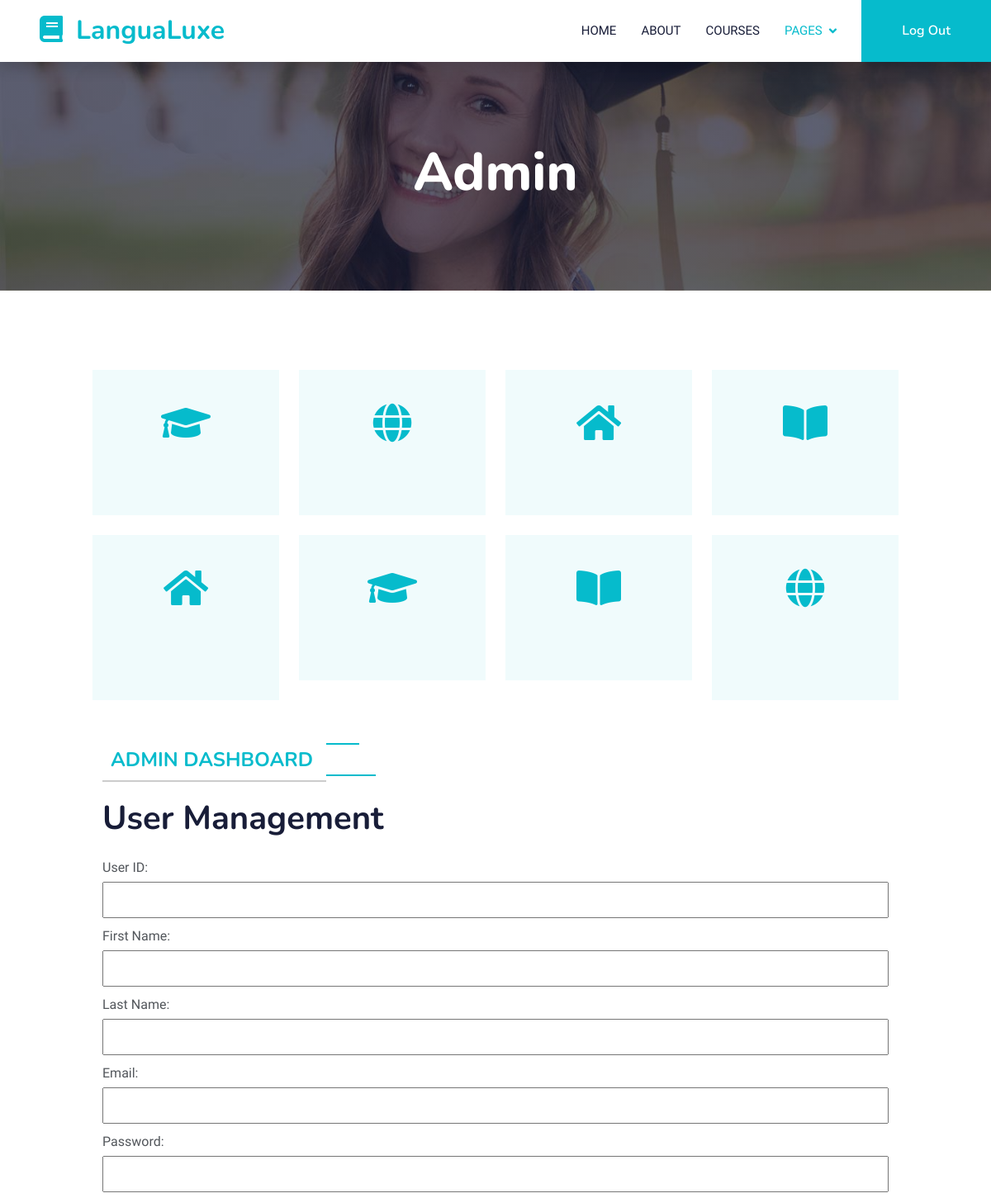
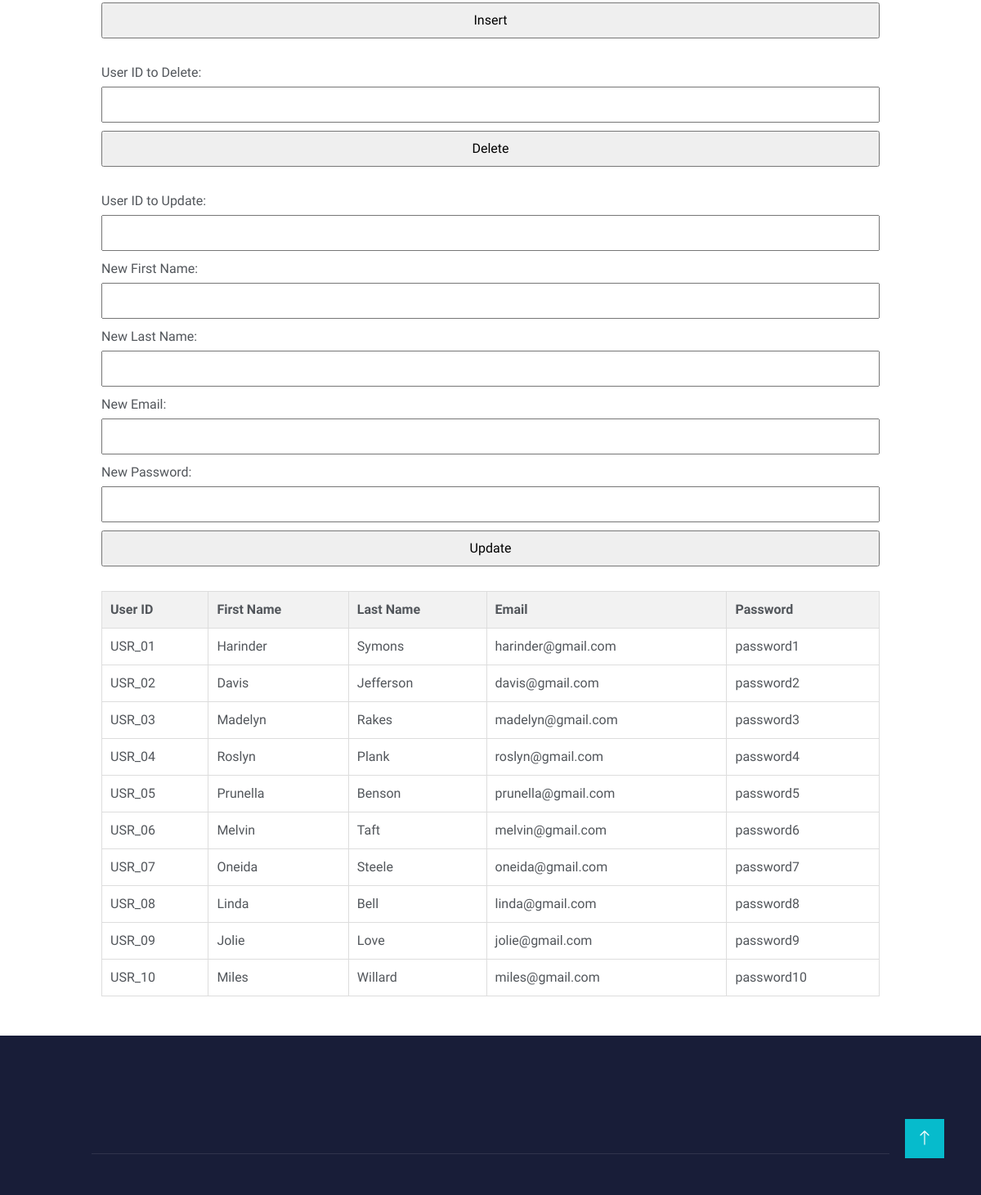
The app's page /LanguageLearning/Adminhome.php with its own data (2 pictures, top to bottom).
### tables this page shows
CREATE TABLE user (
    `userid` VARCHAR(6),
    `firstname` VARCHAR(8) NOT NULL,
    `lastname` VARCHAR(9),
    `email` VARCHAR(18) NOT NULL,
    `password` VARCHAR(18) NOT NULL,
    PRIMARY KEY (`userid`)
);

### LanguageLearning/Adminhome.php (the view, shortened to what this page needs)
<!DOCTYPE html>
<html lang="en">
<head>
    <link href="https://cdnjs.cloudflare.com/ajax/libs/font-awesome/5.10.0/css/all.min.css" rel="stylesheet">
    <link href="https://cdn.jsdelivr.net/npm/bootstrap-icons@1.4.1/font/bootstrap-icons.css" rel="stylesheet">
    <link href="lib/animate/animate.min.css" rel="stylesheet">
    <link href="lib/owlcarousel/assets/owl.carousel.min.css" rel="stylesheet">
    <link href="css/bootstrap.min.css" rel="stylesheet">
    <link href="css/style.css" rel="stylesheet">
    <link rel="stylesheet" type="text/css" href="admin.css">
</head>
<body>
    <nav class="navbar navbar-expand-lg bg-white navbar-light shadow sticky-top p-0">
        <a href="index.html" class="navbar-brand d-flex align-items-center px-4 px-lg-5">
            <h2 class="m-0 text-primary"><i class="fa fa-book me-3"></i>LanguaLuxe</h2>
        </a>
        <div class="collapse navbar-collapse" id="navbarCollapse">
            <div class="navbar-nav ms-auto p-4 p-lg-0">
                <a href="index.php" class="nav-item nav-link">Home</a>
                <a href="index.php" class="nav-item nav-link">About</a>
                <a href="courses.html" class="nav-item nav-link">Courses</a>
                <div class="nav-item dropdown">
                    <a href="#" class="nav-link dropdown-toggle active" data-bs-toggle="dropdown">Pages</a>
                </div>
            </div>
            <a href="logout.php" class="btn btn-primary py-4 px-lg-5 d-none d-lg-block">Log Out</a>
        </div>
    </nav>
    <div class="container-fluid bg-primary py-5 mb-5 page-header">
        <div class="container py-5">
            <div class="row justify-content-center">
                <div class="col-lg-10 text-center">
                    <h1 class="display-3 text-white animated slideInDown">Admin</h1>
                </div>
            </div>
        </div>
    </div>
     <div class="container-xxl py-5">
        <div class="container">
            <div class="row g-4">
                <div class="col-lg-3 col-sm-6 wow fadeInUp" data-wow-delay="0.1s">
                    <div class="service-item text-center pt-3">
                        <div class="p-4">
                            <i class="fa fa-3x fa-graduation-cap text-primary mb-4"></i>
                            <a href=""><h5 class="mb-3">Users</h5></a>
                        </div>
                    </div>
                </div>
                <div class="col-lg-3 col-sm-6 wow fadeInUp" data-wow-delay="0.3s">
                    <div class="service-item text-center pt-3">
                        <div class="p-4">
                            <i class="fa fa-3x fa-globe text-primary mb-4"></i>
                            <a href="Languages.php"><h5 class="mb-3">Languages</h5></a>
                        </div>
                    </div>
                </div>
                <div class="col-lg-3 col-sm-6 wow fadeInUp" data-wow-delay="0.5s">
                    <div class="service-item text-center pt-3">
                        <div class="p-4">
                            <i class="fa fa-3x fa-home text-primary mb-4"></i>
                            <a href="Quiz.php"><h5 class="mb-3">Quizzes</h5></a>
                        </div>
                    </div>
                </div>
                <div class="col-lg-3 col-sm-6 wow fadeInUp" data-wow-delay="0.7s">
                    <div class="service-item text-center pt-3">
                        <div class="p-4">
                            <i class="fa fa-3x fa-book-open text-primary mb-4"></i>
                            <a href="QuizScore.php"><h5 class="mb-3">Quiz Score</h5></a>
                        </div>
                    </div>
                </div>
                <div class="col-lg-3 col-sm-6 wow fadeInUp" data-wow-delay="0.5s">
                    <div class="service-item text-center pt-3">
                        <div class="p-4">
                            <i class="fa fa-3x fa-home text-primary mb-4"></i>
                            <a href="Greetings_and_Farewell.php"><h5 class="mb-3">Greetings and Farewell</h5></a>
                        </div>
                    </div>
                </div>
                <div class="col-lg-3 col-sm-6 wow fadeInUp" data-wow-delay="0.11s">
                    <div class="service-item text-center pt-3">
                        <div class="p-4">
                            <i class="fa fa-3x fa-graduation-cap text-primary mb-4"></i>
                            <a href="Food.php"><h5 class="mb-3">Food</h5></a>
                        </div>
                    </div>
                </div>
                <div class="col-lg-3 col-sm-6 wow fadeInUp" data-wow-delay="0.7s">
                    <div class="service-item text-center pt-3">
                        <div class="p-4">
                            <i class="fa fa-3x fa-book-open text-primary mb-4"></i>
                            <a href="Travel.php"><h5 class="mb-3">Travel</h5></a>
                        </div>
                    </div>
                </div>
                <div class="col-lg-3 col-sm-6 wow fadeInUp" data-wow-delay="0.3s">
                    <div class="service-item text-center pt-3">
                        <div class="p-4">
                            <i class="fa fa-3x fa-globe text-primary mb-4"></i>
                            <a href="Frequent.php"><h5 class="mb-3">Frequently Used Words</h5></a>
                        </div>
                    </div>
                </div>
            </div>
        </div>
    </div>
<div class="container">
    <?php
    include("config.php");
    $userQuery = "SELECT * FROM User";
    $userResult = $conn->query($userQuery);
    ?>
    <div class="container">
        <h6 class="section-title bg-white text-start text-primary pe-3">Admin Dashboard</h6>
        <h1 class="mb-4">User Management</h1>
        <form method="post" action="">
            <label for="user_id">User ID:</label>
            <input type="text" name="user_id" required>
            <label for="first_name">First Name:</label>
            <input type="text" name="first_name" required>
            <label for="last_name">Last Name:</label>
            <input type="text" name="last_name" required>
            <label for="email">Email:</label>
            <input type="text" name="email" required>
            <label for="password">Password:</label>
            <input type="password" name="password" required>
            <input type="submit" name="submit_insert_user" value="Insert">
        </form>
        <form method="post" action="">
            <label for="user_id_to_delete">User ID to Delete:</label>
            <input type="text" name="user_id_to_delete" required>
            <input type="submit" name="submit_delete_user" value="Delete">
        </form>
        <form method="post" action="">
            <label for="user_id_to_update">User ID to Update:</label>
            <input type="text" name="user_id_to_update" required>
            <label for="new_first_name">New First Name:</label>
            <input type="text" name="new_first_name" required>
            <label for="new_last_name">New Last Name:</label>
            <input type="text" name="new_last_name" required>
            <label for="new_email">New Email:</label>
            <input type="text" name="new_email" required>
            <label for="new_password">New Password:</label>
            <input type="password" name="new_password" required>
            <input type="submit" name="submit_update_user" value="Update">
        </form>
        <table>
            <tr>
                <th>User ID</th>
                <th>First Name</th>
                <th>Last Name</th>
                <th>Email</th>
                <th>Password</th>
            </tr>
            <?php
            if ($userResult->num_rows > 0) {
                while ($row = $userResult->fetch_assoc()) {
                    echo "<tr>";
                    echo "<td>{$row['userid']}</td>";
                    echo "<td>{$row['firstname']}</td>";
                    echo "<td>{$row['lastname']}</td>";
                    echo "<td>{$row['email']}</td>";
                    echo "<td>{$row['password']}</td>";
                    echo "</tr>";
                }
            } else {
                echo "<tr><td colspan='5'>No users found</td></tr>";
            }
            ?>
        </table>
    </div>
</div>
    <div class="container-fluid bg-dark text-light footer pt-5 mt-5 wow fadeIn" data-wow-delay="0.1s">
        <div class="container py-5">
            <div class="row g-5">
            </div>
        </div>
        <div class="container">
            <div class="copyright">
            </div>
        </div>
    </div>
    <a href="#" class="btn btn-lg btn-primary btn-lg-square back-to-top"><i class="bi bi-arrow-up"></i></a>
</body>
</html>

### LanguageLearning/css/style.css (style rules this page uses)
:root { --primary: #06BBCC; --light: #F0FBFC; --dark: #181d38; }
.back-to-top { position: fixed; display: none; right: 45px; bottom: 45px; z-index: 99; }
.btn { font-family: 'Nunito', sans-serif; font-weight: 600; transition: .5s; }
.btn.btn-primary, .btn.btn-secondary { color: #FFFFFF; }
.btn-lg-square { width: 48px; height: 48px; }
.btn-square, .btn-sm-square, .btn-lg-square { padding: 0; display: flex; align-items: center; justify-content: center; font-weight: normal; border-radius: 0px; }
.navbar .dropdown-toggle::after { border: none; content: "\f107"; font-family: "Font Awesome 5 Free"; font-weight: 900; vertical-align: middle; margin-left: 8px; }
.navbar-light .navbar-nav .nav-link { margin-right: 30px; padding: 25px 0; color: #FFFFFF; font-size: 15px; text-transform: uppercase; outline: none; }
.navbar-light .navbar-nav .nav-link:hover, .navbar-light .navbar-nav .nav-link.active { color: var(--primary); }
.navbar-light .navbar-brand, .navbar-light a.btn { height: 75px; }
.navbar-light .navbar-nav .nav-link { color: var(--dark); font-weight: 500; }
.navbar-light.sticky-top { top: -100px; transition: .5s; }
.page-header { background: linear-gradient(rgba(24, 29, 56, .7), rgba(24, 29, 56, .7)), url(../img/carousel-1.jpg); background-position: center center; background-repeat: no-repeat; background-size: cover; }
.section-title { position: relative; display: inline-block; text-transform: uppercase; }
.section-title::before { position: absolute; content: ""; width: calc(100% + 80px); height: 2px; top: 4px; left: -40px; background: var(--primary); z-index: -1; }
.section-title::after { position: absolute; content: ""; width: calc(100% + 120px); height: 2px; bottom: 5px; left: -60px; background: var(--primary); z-index: -1; }
.section-title.text-start::before { width: calc(100% + 40px); left: 0; }
.section-title.text-start::after { width: calc(100% + 60px); left: 0; }
.service-item { background: var(--light); transition: .5s; }
.service-item * { transition: .5s; }
.footer .copyright { padding: 25px 0; font-size: 15px; border-top: 1px solid rgba(256, 256, 256, .1); }

### LanguageLearning/admin.css (style rules this page uses)
.container { max-width: 1000px; margin: 0 auto; }
.section-title { padding: 10px; margin-bottom: 20px; font-size: 24px; font-weight: bold; border-bottom: 2px solid #ccc; }
form { margin-bottom: 20px; }
form label { display: block; margin-bottom: 5px; }
form input { width: 100%; padding: 8px; margin-bottom: 10px; box-sizing: border-box; }
table { width: 100%; border-collapse: collapse; margin-top: 20px; }
table th, table td { border: 1px solid #ddd; padding: 10px; text-align: left; }
table th { background-color: #f2f2f2; }
.mb-4 { margin-bottom: 20px; }

### records on screen
user: userid "USR_01", firstname "Harinder", lastname "Symons", email "harinder@gmail.com", password "password1"
user: userid "USR_02", firstname "Davis", lastname "Jefferson", email "davis@gmail.com", password "password2"
user: userid "USR_03", firstname "Madelyn", lastname "Rakes", email "madelyn@gmail.com", password "password3"
user: userid "USR_04", firstname "Roslyn", lastname "Plank", email "roslyn@gmail.com", password "password4"
user: userid "USR_05", firstname "Prunella", lastname "Benson", email "prunella@gmail.com", password "password5"
user: userid "USR_06", firstname "Melvin", lastname "Taft", email "melvin@gmail.com", password "password6"
user: userid "USR_07", firstname "Oneida", lastname "Steele", email "oneida@gmail.com", password "password7"
user: userid "USR_08", firstname "Linda", lastname "Bell", email "linda@gmail.com", password "password8"
user: userid "USR_09", firstname "Jolie", lastname "Love", email "jolie@gmail.com", password "password9"
user: userid "USR_10", firstname "Miles", lastname "Willard", email "miles@gmail.com", password "password10"
